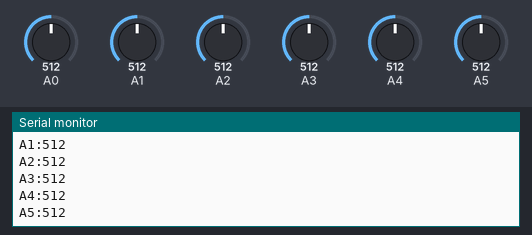
A sketch run on a simulated Arduino Uno, built with avr-gcc and run on an emulated ATmega328P. On the bench: the last lines printed to the serial monitor. The test bench sets the inputs (shaded band); at power-on: A0 = 512, A1 = 512, A2 = 512, A3 = 512, A4 = 512, A5 = 512.

Above: at 1.2 s.
1.3 s: A0 set to 716
2.8 s: A1 set to 716
4.3 s: A2 set to 716
5.8 s: A3 set to 716
At 6.5 s:
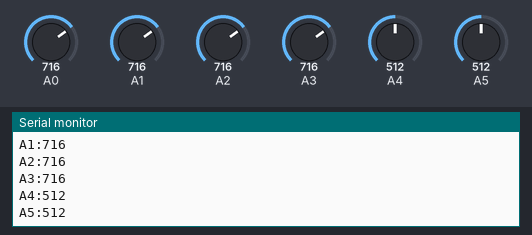
7.3 s: A4 set to 716
At 7.8 s:
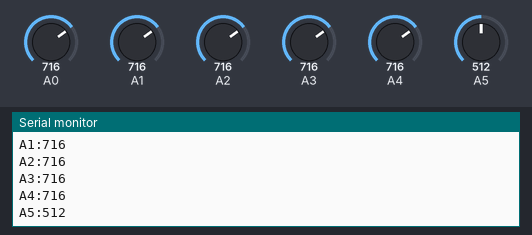
10.3 s: A5 set to 716
At 11.1 s:
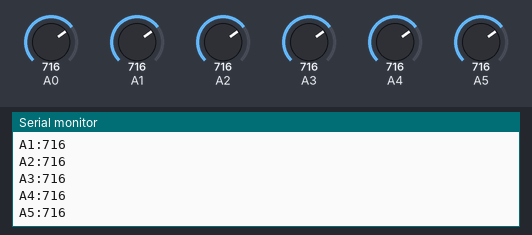
Timing chart, 0 to 12.5 s (numbered marks = the images above; inputs shaded):
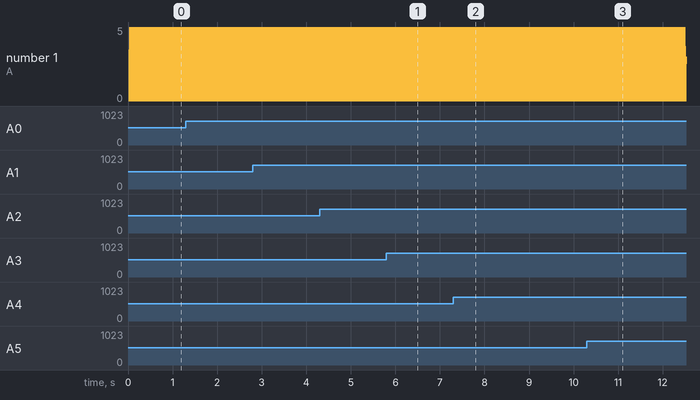

The sketch:

arduino.ino
```cpp
//  Arduino Multi-Port Sender para TurboWarp
//  Envia dados no formato: "PORTA:VALOR"
//  Exemplo de saída no Serial Monitor:
//  A0:1023
//  A1:0
//  A2:512
//  ...
//

// Tempo para controlar a velocidade de envio
unsigned long lastTransmission = 0;
const int INTERVAL = 30; // 30ms (aproximadamente 33 vezes por segundo)

void setup() {
  // Inicia a comunicação serial rápida
  Serial.begin(115200);
}

void loop() {
  // Verifica se já passou o tempo do intervalo
  if (millis() - lastTransmission >= INTERVAL) {
    lastTransmission = millis();

    // Ler e enviar A0
    int valA0 = analogRead(A0);
    Serial.print("A0:");      // Envia o rótulo
    Serial.println(valA0);    // Envia o valor e pula linha

    // Ler e enviar A1
    int valA1 = analogRead(A1);
    Serial.print("A1:");
    Serial.println(valA1);

    // Ler e enviar A2
    int valA2 = analogRead(A2);
    Serial.print("A2:");
    Serial.println(valA2);

    // Ler e enviar A3
    int valA3 = analogRead(A3);
    Serial.print("A3:");
    Serial.println(valA3);

    // Ler e enviar A4
    int valA4 = analogRead(A4);
    Serial.print("A4:");
    Serial.println(valA4);

    // Ler e enviar A5
    int valA5 = analogRead(A5);
    Serial.print("A5:");
    Serial.println(valA5);
  }
}
```

Measured:
- after the input at 5.8 s, the serial monitor: prints a new line at once (image 1)
- after the input at 7.3 s, the serial monitor: prints a new line at once (image 2)
- after the input at 10.3 s, the serial monitor: prints a new line at once (image 3)
